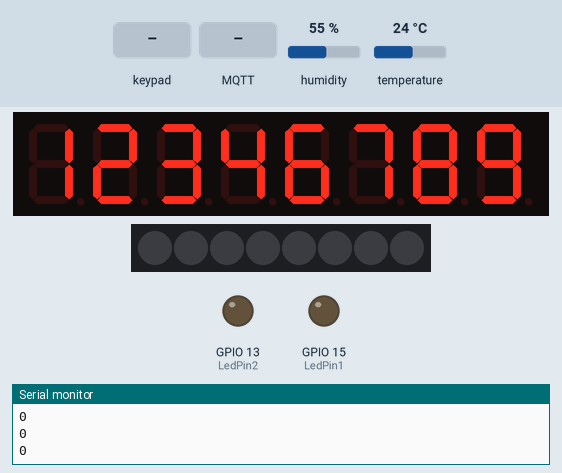
A sketch run on a simulated ESP32. Shown: 8-digit seven-segment display, 8 RGB LEDs in strip order, left to right, output pins drawn as LEDs (lit = HIGH), the last lines printed to the serial monitor. The inputs (shaded band) are chosen by the test bench; at power-on: humidity 55 %, temperature 24 °C. WiFi joins after 1.5 s; servers stay silent unless stated; random numbers use the default seed unless the sketch sets one; no MQTT or app messages arrive unless stated.

Above: at 2.7 s.
2.8 s: keypad keys 1 2 3 4 pressed 0.4 s apart
At 4.3 s:
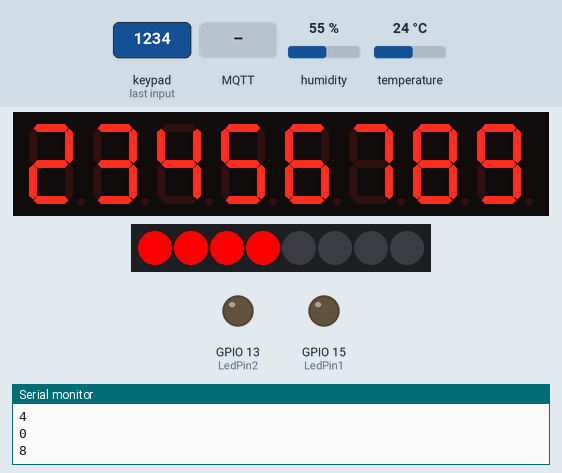
5.9 s: MQTT message "1" arrives on the first subscribed topic
At 6.8 s:
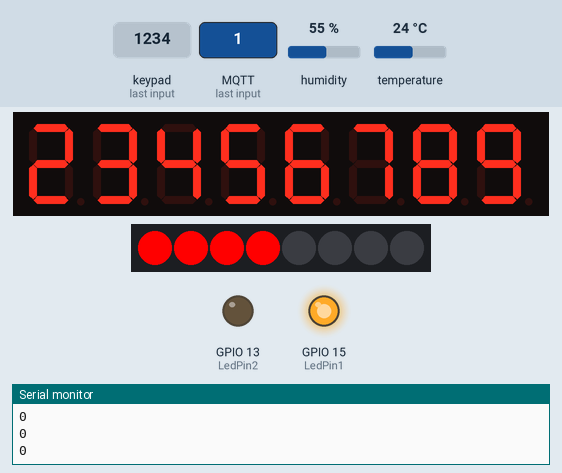
7.4 s: MQTT message "2" arrives on the second subscribed topic
At 8.6 s:
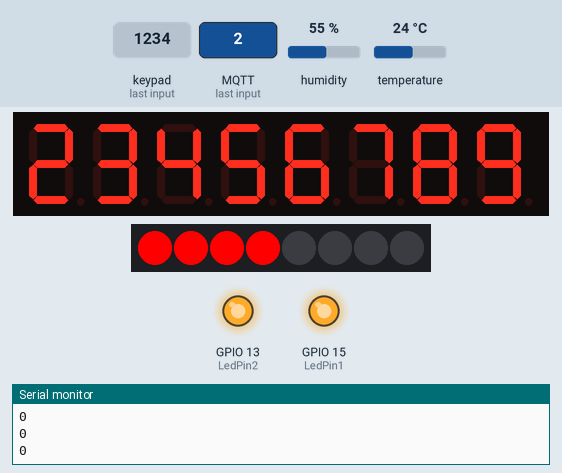
8.9 s: MQTT message "0" arrives on the first subscribed topic
At 9.6 s:
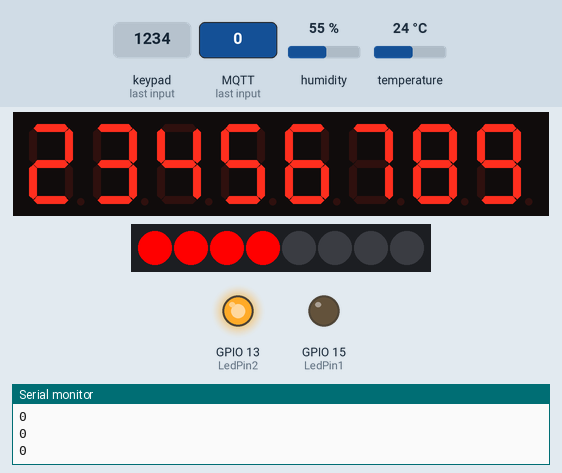
10.4 s: key '1' pressed
At 11.6 s:
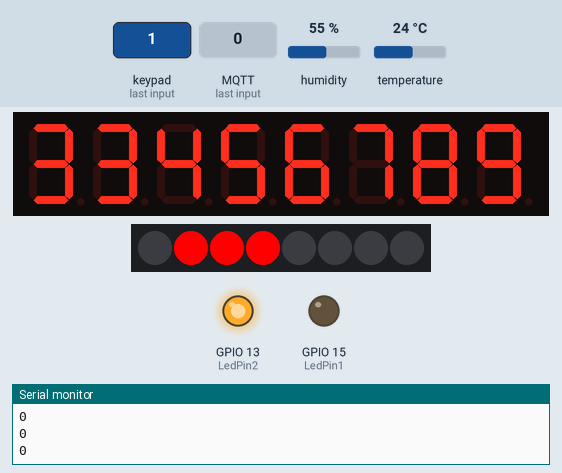
11.9 s: key '2' pressed
At 13.3 s:
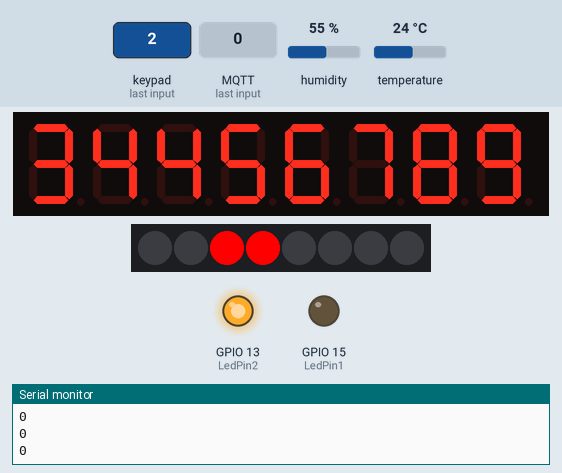
Timing chart, 0 to 14.4 s (numbered marks = the images above; inputs shaded):
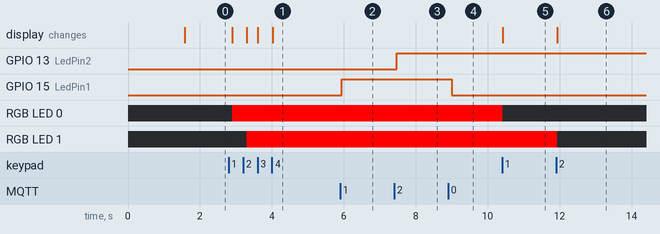

Measured:
- after the input at 2.8 s, RGB LED 0: off → RGB(255, 0, 0) after 0.10 s; RGB LED 1: off → RGB(255, 0, 0) after 0.51 s; the display: first changes after 0.10 s (image 1 shows a later state)
- after the input at 5.9 s, GPIO 15 (LedPin1): LOW → HIGH after 0.05 s
- after the input at 7.4 s, GPIO 13 (LedPin2): LOW → HIGH after 0.07 s
- after the input at 8.9 s, GPIO 15 (LedPin1): HIGH → LOW after 0.09 s
- after the input at 10.4 s, RGB LED 0: RGB(255, 0, 0) → off at once; the display: changes at once (image 5)
- after the input at 11.9 s, RGB LED 1: RGB(255, 0, 0) → off at once; the display: changes at once (image 6)

The sketch:

mqttmorning.ino
```cpp
#include <WiFi.h>
#include <PubSubClient.h>
#include "DHTesp.h"
#include <TM1638plus.h>

// Pin definitions for TM1638
#define STROBE_TM 19
#define CLOCK_TM 18
#define DIO_TM 5
bool high_freq = true;
TM1638plus tm(STROBE_TM, CLOCK_TM, DIO_TM, high_freq);

#define pinDHT22 17
DHTesp dht;
const char* ssid = "IPLEUM";
const char* password = "qqaasszz";
const char* mqtt_server = "broker.emqx.io";
const char *topic = "CH";
const char* myTopic = "CH";
const int mqtt_port = 1883;

#define LedPin1 15
#define LedPin2 13

#define MSG_BUFFER_SIZE (100)
WiFiClient espClient;
PubSubClient client(espClient);
unsigned long lastMsg = 0;
char msg[MSG_BUFFER_SIZE];
int value = 0;

uint8_t buttons, stsLED = 00;
uint8_t SegValue[] = {1, 2, 3, 4, 6, 7, 8, 9};

void setup_wifi() {
  delay(10);
  Serial.print("/nConnecting to "); Serial.println(ssid);
  WiFi.mode(WIFI_STA); WiFi.begin(ssid, password);
  while (WiFi.status() != WL_CONNECTED) {
    delay(500);
    Serial.print(".");
  }
  randomSeed(micros());
  Serial.println(""); Serial.println("WiFi connected");
  Serial.println("IP address: "); Serial.println(WiFi.localIP());
}

void reconnect() {
  while (!client.connected()) {
    Serial.print("Attempting MQTT connection...");
    String clientId = "ESP32 Client-";
    clientId += String(random(0xffff), HEX);
    if (client.connect(clientId.c_str())) {
      Serial.println("connected");
      client.subscribe(myTopic);
      client.publish(myTopic, "LET'S GO BRATHER");
      Serial.println("Connected");
      client.subscribe("SOD");
    } else {
      Serial.print("failed, rc=");
      Serial.print(client.state());
      Serial.println(" try again in 5 seconds");
      delay(5000);
    }
  }
}

void callback(char* topic, byte* payload, unsigned int length) {
  String msg;
  Serial.print("Message arrived [");
  Serial.print(topic);
  Serial.print("]: ");

  for (int i = 0; i < length; i++) {
    msg += (char)payload[i];
  }
  Serial.println(msg);

  if (msg == "1") {
    digitalWrite(LedPin1, HIGH); // เปิด LED
    Serial.println("LED is ON");
  } else if (msg == "0") {
    digitalWrite(LedPin1, LOW); // ปิด LED
    Serial.println("LED is OFF");
  }
  if (msg == "2") {
    digitalWrite(LedPin2, HIGH); // เปิด LED
    Serial.println("LED is ON");
  } else if (msg == "3") {
    digitalWrite(LedPin2, LOW); // ปิด LED
    Serial.println("LED is OFF");
  }
}

void showSeg() {
  for (uint8_t i = 0; i < 8; i++) {
    tm.displayHex(i, SegValue[i]);
  }
}

void showLED(uint8_t value) {
  for (uint8_t i = 0; i < 8; i++) {
    tm.setLED(i, value & 1);
    value = value >> 1;
  }
}

String getSegValues(uint8_t start, uint8_t end) {
  String value = "";
  for (uint8_t i = start; i <= end; i++) {
    value += String(SegValue[i]);
  }
  return value;
}

void setup() {
  Serial.begin(115200);
  pinMode(LedPin1, OUTPUT);
  pinMode(LedPin2, OUTPUT);
  dht.setup(pinDHT22, DHTesp::DHT22);
  setup_wifi();
  client.setServer(mqtt_server, 1883);
  client.setCallback(callback);
  while (!client.connected()) {
    reconnect();
  }

  client.publish("SOD", "ON");
  client.subscribe("SOD");

  // Initialize TM1638
  tm.displayBegin();
  showLED(stsLED);
  showSeg();
}

void loop() {
  if (!client.connected()) reconnect();
  client.loop();
  unsigned long now = millis();
  if (now - lastMsg > 2000) {
    float humidity = dht.getHumidity();
    float temperature = dht.getTemperature();
    String leftSeg = getSegValues(0, 3);
    String rightSeg = getSegValues(4, 7);
    snprintf(msg, MSG_BUFFER_SIZE, "Tempp = %0.2f, Humid = %0.2f, Left Segments = %s, Right Segments = %s", temperature, humidity, leftSeg.c_str(), rightSeg.c_str());
    Serial.print("Publish message: ");
    Serial.println(msg);
    client.publish(myTopic, msg);
    lastMsg = millis();
  }

  buttons = tm.readButtons();
  Serial.println(buttons, HEX);
  for (uint8_t k = 0; k < 8; k++) {
    if ((buttons >> k) & 1) {
      SegValue[k] = (SegValue[k] >= 9) ? 0 : SegValue[k] + 1;
      stsLED = stsLED ^ (1 << k);
      showLED(stsLED);
      showSeg();
      while ((buttons >> k) & 1) {
        buttons = tm.readButtons();
        delay(50);
      }
    }
  }
  delay(100);
}
```
